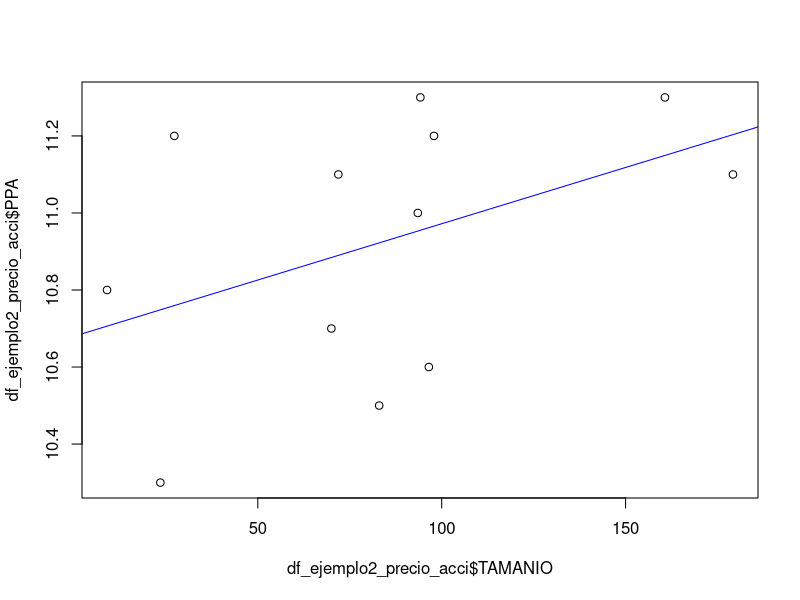
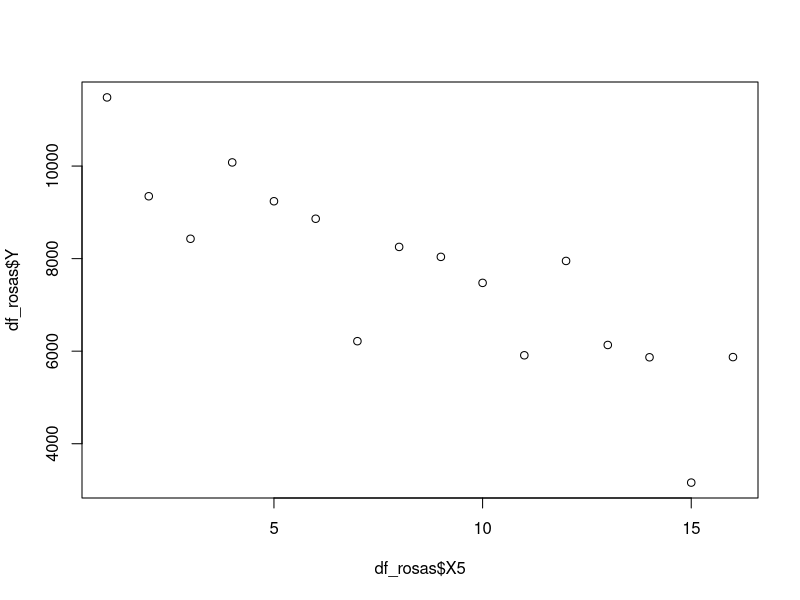

These figures' R source, in order: (Note: this script raises an error after producing the figures.)
## ---- chunk 1
library(readr)

df_gpa <- read_csv("gpa1RMEv1.csv")
df_gpa
## ---- chunk 2
library(readxl)

df_rosas <- read_excel("Regresion_Class_29_August_Modelo_Lineal_Simple_ejemplo_rosas.xls", 
                 sheet = "Sheet1")
df_rosas
## ---- chunk 3
library(readxl)

df_ejemplo2_precio_acci <- read_excel("Regresion_Class_29_August_Modelo_Lineal_Simple_ejemplo2.xlsx", 
                 sheet = "Sheet1")
df_ejemplo2_precio_acci
## ---- chunk 4
# Rename columns
colnames(df_ejemplo2_precio_acci) <- c("TAMANIO", "PPA")

# View new column names 
colnames(df_ejemplo2_precio_acci)
## ---- chunk 5
df_ejemplo2_precio_acci$TAMANIO
## ---- chunk 6
# Load libraries
library(stats)

# Fit linear model 
lm_model_precio_acci <- lm(PPA ~ TAMANIO, data = df_ejemplo2_precio_acci)

# View model summary
summary(lm_model_precio_acci)
## ---- chunk 7
unos <- rep(1, times=12)
unos
## ---- chunk 8
Matriz_disenio <- rep(NA, times=24)

Matriz_disenio 
## ---- chunk 9
dim(Matriz_disenio)<- c(12, 2)

## ---- chunk 10
Matriz_disenio 
## ---- chunk 11
Matriz_disenio[,1]<- unos
Matriz_disenio 
## ---- chunk 12
Matriz_disenio[,2]<- df_ejemplo2_precio_acci$TAMANIO
Matriz_disenio

## ---- chunk 13
betas <- t(Matriz_disenio)
betas
## ---- chunk 14
betas <- t(Matriz_disenio)%*%Matriz_disenio
betas
## ---- chunk 15
betas <- solve(t(Matriz_disenio)%*%Matriz_disenio)
betas
## ---- chunk 16
betas <- solve(t(Matriz_disenio)%*%Matriz_disenio)%*%t(Matriz_disenio)%*%df_ejemplo2_precio_acci$PPA
betas
## ---- chunk 17
plot(df_ejemplo2_precio_acci$TAMANIO,df_ejemplo2_precio_acci$PPA )
abline(lm_model_precio_acci, col="blue")
## ---- chunk 18
library(readxl)

df_rosas <- read_excel("Regresion_Class_29_August_Modelo_Lineal_Simple_ejemplo_rosas.xls", 
                 sheet = "Sheet1")
df_rosas
## ---- chunk 19
df_rosas <-df_rosas[,-1] 
df_rosas
## ---- chunk 20
# Load libraries
library(stats)

# Fit linear model
lm_model_rosas <- lm(Y ~ X2+X3+X4+X5, data = df_rosas)

# View model summary
summary(lm_model_rosas)
## ---- chunk 21

# Load libraries
library(stats)

# Fit linear model
lm_model_rosas <- lm(Y ~., data = df_rosas)

# View model summary
summary(lm_model_rosas)
## ---- chunk 22
plot(df_rosas$X5, df_rosas$Y)
## ---- chunk 23
# Load libraries
library(stats)

# Fit linear model
lm_model_rosas_solo_x5 <- lm(Y ~ X5, data = df_rosas)

# View model summary
summary(lm_model_rosas_solo_x5)

## ---- chunk 24

# Fit linear model
lm_model_rosas_signifcativos <- lm(Y ~ X2+X5, data = df_rosas)

# View model summary
summary(lm_model_rosas_signifcativos)

## ---- chunk 25
library(readxl)

df_dicotomicas <- read_excel("Regresion_Class_29_August_Modelo_Lineal_Simple_ejemplo1.xls", 
                 sheet = "Sheet1")
df_dicotomicas
## ---- chunk 26


# Fit linear model
lm_model_dicotomica <- lm(Y ~ X1+X2+X3+X4+X5, data = df_dicotomicas)

# View model summary
summary(lm_model_dicotomica)

## ---- chunk 27
# Fit linear model
lm_model_dicotomica_sin_intercepto <- lm(Y ~. +0, data = df_dicotomicas)

# View model summary
summary(lm_model_dicotomica_sin_intercepto)
## ---- chunk 28
# Fit linear model
lm_model_dicotomica2 <- lm(Y ~ X2+X5, data = df_dicotomicas)

# View model summary
summary(lm_model_dicotomica2)
